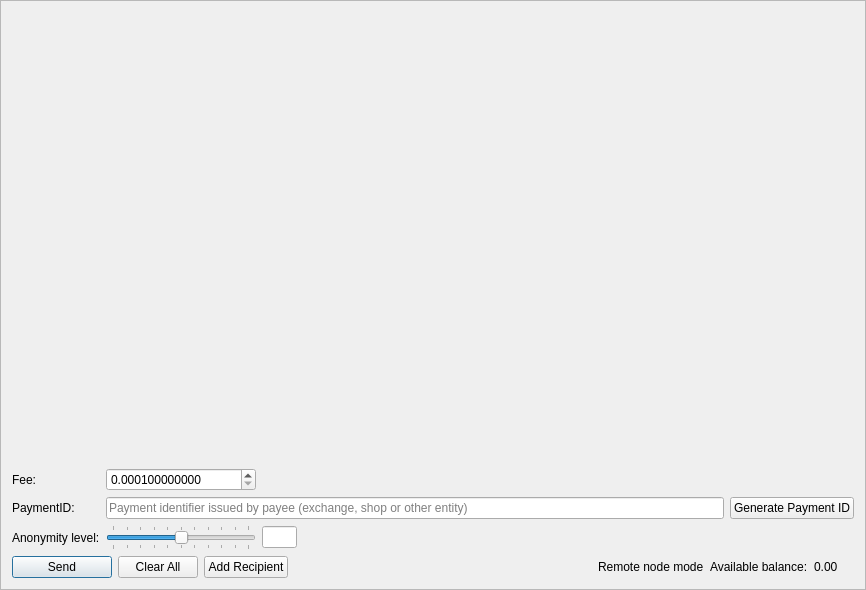
<?xml version="1.0" encoding="UTF-8"?>
<ui version="4.0">
 <class>SendFrame</class>
 <widget class="QFrame" name="SendFrame">
  <property name="geometry">
   <rect>
    <x>0</x>
    <y>0</y>
    <width>866</width>
    <height>590</height>
   </rect>
  </property>
  <property name="windowTitle">
   <string>Frame</string>
  </property>
  <property name="frameShape">
   <enum>QFrame::StyledPanel</enum>
  </property>
  <property name="frameShadow">
   <enum>QFrame::Raised</enum>
  </property>
  <layout class="QVBoxLayout" name="m_send_frame_main_layout">
   <item>
    <widget class="QScrollArea" name="m_transfersScrollarea">
     <property name="frameShape">
      <enum>QFrame::NoFrame</enum>
     </property>
     <property name="widgetResizable">
      <bool>true</bool>
     </property>
     <widget class="QWidget" name="scrollAreaWidgetContents">
      <property name="geometry">
       <rect>
        <x>0</x>
        <y>0</y>
        <width>846</width>
        <height>439</height>
       </rect>
      </property>
      <layout class="QVBoxLayout" name="m_send_frame_layout">
       <property name="leftMargin">
        <number>0</number>
       </property>
       <property name="topMargin">
        <number>0</number>
       </property>
       <property name="rightMargin">
        <number>0</number>
       </property>
       <property name="bottomMargin">
        <number>0</number>
       </property>
       <item>
        <spacer name="verticalSpacer">
         <property name="orientation">
          <enum>Qt::Vertical</enum>
         </property>
         <property name="sizeHint" stdset="0">
          <size>
           <width>20</width>
           <height>445</height>
          </size>
         </property>
        </spacer>
       </item>
      </layout>
     </widget>
    </widget>
   </item>
   <item>
    <layout class="QGridLayout" name="gridLayout">
     <property name="topMargin">
      <number>5</number>
     </property>
     <item row="5" column="1">
      <widget class="QSlider" name="m_mixinSlider">
       <property name="maximumSize">
        <size>
         <width>150</width>
         <height>16777215</height>
        </size>
       </property>
       <property name="baseSize">
        <size>
         <width>200</width>
         <height>0</height>
        </size>
       </property>
       <property name="maximum">
        <number>10</number>
       </property>
       <property name="pageStep">
        <number>1</number>
       </property>
       <property name="value">
        <number>1</number>
       </property>
       <property name="sliderPosition">
        <number>5</number>
       </property>
       <property name="tracking">
        <bool>false</bool>
       </property>
       <property name="orientation">
        <enum>Qt::Horizontal</enum>
       </property>
       <property name="tickPosition">
        <enum>QSlider::TicksBothSides</enum>
       </property>
       <property name="tickInterval">
        <number>1</number>
       </property>
      </widget>
     </item>
     <item row="5" column="0">
      <widget class="QLabel" name="label_2">
       <property name="text">
        <string>Anonymity level:</string>
       </property>
      </widget>
     </item>
     <item row="1" column="0">
      <widget class="QLabel" name="label">
       <property name="text">
        <string>Fee:</string>
       </property>
      </widget>
     </item>
     <item row="3" column="0">
      <widget class="QLabel" name="label_6">
       <property name="text">
        <string>PaymentID:</string>
       </property>
      </widget>
     </item>
     <item row="5" column="2">
      <widget class="QLineEdit" name="m_mixinEdit">
       <property name="minimumSize">
        <size>
         <width>35</width>
         <height>0</height>
        </size>
       </property>
       <property name="maximumSize">
        <size>
         <width>30</width>
         <height>16777215</height>
        </size>
       </property>
       <property name="text">
        <string notr="true"/>
       </property>
       <property name="maxLength">
        <number>5</number>
       </property>
       <property name="alignment">
        <set>Qt::AlignCenter</set>
       </property>
       <property name="readOnly">
        <bool>true</bool>
       </property>
      </widget>
     </item>
     <item row="3" column="1" colspan="3">
      <widget class="QLineEdit" name="m_paymentIdEdit">
       <property name="maxLength">
        <number>64</number>
       </property>
       <property name="placeholderText">
        <string>Payment identifier issued by payee (exchange, shop or other entity)</string>
       </property>
      </widget>
     </item>
     <item row="1" column="1">
      <widget class="QDoubleSpinBox" name="m_feeSpin">
       <property name="minimumSize">
        <size>
         <width>150</width>
         <height>0</height>
        </size>
       </property>
       <property name="baseSize">
        <size>
         <width>150</width>
         <height>0</height>
        </size>
       </property>
       <property name="cursor">
        <cursorShape>IBeamCursor</cursorShape>
       </property>
       <property name="locale">
        <locale language="English" country="UnitedStates"/>
       </property>
       <property name="suffix">
        <string/>
       </property>
       <property name="decimals">
        <number>12</number>
       </property>
       <property name="minimum">
        <double>0.000100000000000</double>
       </property>
       <property name="maximum">
        <double>999999999999999.000000000000000</double>
       </property>
       <property name="singleStep">
        <double>0.000100000000000</double>
       </property>
       <property name="value">
        <double>0.000100000000000</double>
       </property>
      </widget>
     </item>
     <item row="3" column="4">
      <widget class="QPushButton" name="m_generatePaymentIdButton">
       <property name="sizePolicy">
        <sizepolicy hsizetype="Preferred" vsizetype="Fixed">
         <horstretch>0</horstretch>
         <verstretch>0</verstretch>
        </sizepolicy>
       </property>
       <property name="maximumSize">
        <size>
         <width>200</width>
         <height>16777215</height>
        </size>
       </property>
       <property name="text">
        <string>Generate Payment ID</string>
       </property>
      </widget>
     </item>
     <item row="1" column="2">
      <spacer name="horizontalSpacer">
       <property name="orientation">
        <enum>Qt::Horizontal</enum>
       </property>
       <property name="sizeType">
        <enum>QSizePolicy::Expanding</enum>
       </property>
       <property name="sizeHint" stdset="0">
        <size>
         <width>100</width>
         <height>20</height>
        </size>
       </property>
      </spacer>
     </item>
    </layout>
   </item>
   <item>
    <layout class="QHBoxLayout" name="horizontalLayout">
     <item>
      <widget class="QPushButton" name="m_sendButton">
       <property name="minimumSize">
        <size>
         <width>100</width>
         <height>0</height>
        </size>
       </property>
       <property name="text">
        <string>Send</string>
       </property>
       <property name="icon">
        <iconset resource="../../resources.qrc">
         <normaloff>:/icons/btn-send</normaloff>:/icons/btn-send</iconset>
       </property>
       <property name="default">
        <bool>true</bool>
       </property>
      </widget>
     </item>
     <item>
      <widget class="QPushButton" name="m_clearAllButton">
       <property name="text">
        <string>Clear All</string>
       </property>
       <property name="icon">
        <iconset resource="../../resources.qrc">
         <normaloff>:/icons/remove</normaloff>:/icons/remove</iconset>
       </property>
      </widget>
     </item>
     <item>
      <widget class="QPushButton" name="m_addRecipientButton">
       <property name="text">
        <string>Add Recipient</string>
       </property>
       <property name="icon">
        <iconset resource="../../resources.qrc">
         <normaloff>:/icons/add_recepient</normaloff>:/icons/add_recepient</iconset>
       </property>
      </widget>
     </item>
     <item>
      <spacer name="horizontalSpacer_2">
       <property name="orientation">
        <enum>Qt::Horizontal</enum>
       </property>
       <property name="sizeHint" stdset="0">
        <size>
         <width>40</width>
         <height>20</height>
        </size>
       </property>
      </spacer>
     </item>
     <item>
      <widget class="QLabel" name="m_remote_label">
       <property name="font">
        <font>
         <weight>50</weight>
         <bold>false</bold>
        </font>
       </property>
       <property name="toolTip">
        <string>Wallet is connected through remote node. Additional 0.25% fee will be applied.</string>
       </property>
       <property name="text">
        <string>Remote node mode</string>
       </property>
      </widget>
     </item>
     <item>
      <widget class="QLabel" name="label_4">
       <property name="text">
        <string>Available balance:</string>
       </property>
      </widget>
     </item>
     <item>
      <widget class="QLabel" name="m_balanceLabel">
       <property name="text">
        <string notr="true">0.00 </string>
       </property>
      </widget>
     </item>
     <item>
      <widget class="QLabel" name="m_tickerLabel">
       <property name="text">
        <string notr="true"/>
       </property>
      </widget>
     </item>
    </layout>
   </item>
  </layout>
 </widget>
 <tabstops>
  <tabstop>m_feeSpin</tabstop>
  <tabstop>m_paymentIdEdit</tabstop>
  <tabstop>m_mixinSlider</tabstop>
  <tabstop>m_mixinEdit</tabstop>
  <tabstop>m_sendButton</tabstop>
  <tabstop>m_clearAllButton</tabstop>
  <tabstop>m_addRecipientButton</tabstop>
  <tabstop>m_transfersScrollarea</tabstop>
 </tabstops>
 <resources>
  <include location="../../resources.qrc"/>
 </resources>
 <connections>
  <connection>
   <sender>m_addRecipientButton</sender>
   <signal>clicked()</signal>
   <receiver>SendFrame</receiver>
   <slot>addRecipientClicked()</slot>
   <hints>
    <hint type="sourcelabel">
     <x>282</x>
     <y>561</y>
    </hint>
    <hint type="destinationlabel">
     <x>432</x>
     <y>294</y>
    </hint>
   </hints>
  </connection>
  <connection>
   <sender>m_clearAllButton</sender>
   <signal>clicked()</signal>
   <receiver>SendFrame</receiver>
   <slot>clearAllClicked()</slot>
   <hints>
    <hint type="sourcelabel">
     <x>154</x>
     <y>561</y>
    </hint>
    <hint type="destinationlabel">
     <x>432</x>
     <y>294</y>
    </hint>
   </hints>
  </connection>
  <connection>
   <sender>m_sendButton</sender>
   <signal>clicked()</signal>
   <receiver>SendFrame</receiver>
   <slot>sendClicked()</slot>
   <hints>
    <hint type="sourcelabel">
     <x>53</x>
     <y>561</y>
    </hint>
    <hint type="destinationlabel">
     <x>432</x>
     <y>294</y>
    </hint>
   </hints>
  </connection>
  <connection>
   <sender>m_mixinSlider</sender>
   <signal>valueChanged(int)</signal>
   <receiver>SendFrame</receiver>
   <slot>mixinValueChanged(int)</slot>
   <hints>
    <hint type="sourcelabel">
     <x>221</x>
     <y>520</y>
    </hint>
    <hint type="destinationlabel">
     <x>432</x>
     <y>294</y>
    </hint>
   </hints>
  </connection>
  <connection>
   <sender>m_generatePaymentIdButton</sender>
   <signal>clicked()</signal>
   <receiver>SendFrame</receiver>
   <slot>generatePaymentIdClicked()</slot>
   <hints>
    <hint type="sourcelabel">
     <x>748</x>
     <y>497</y>
    </hint>
    <hint type="destinationlabel">
     <x>432</x>
     <y>294</y>
    </hint>
   </hints>
  </connection>
 </connections>
 <slots>
  <slot>sendClicked()</slot>
  <slot>clearAllClicked()</slot>
  <slot>addRecipientClicked()</slot>
  <slot>mixinValueChanged(int)</slot>
 </slots>
</ui>
